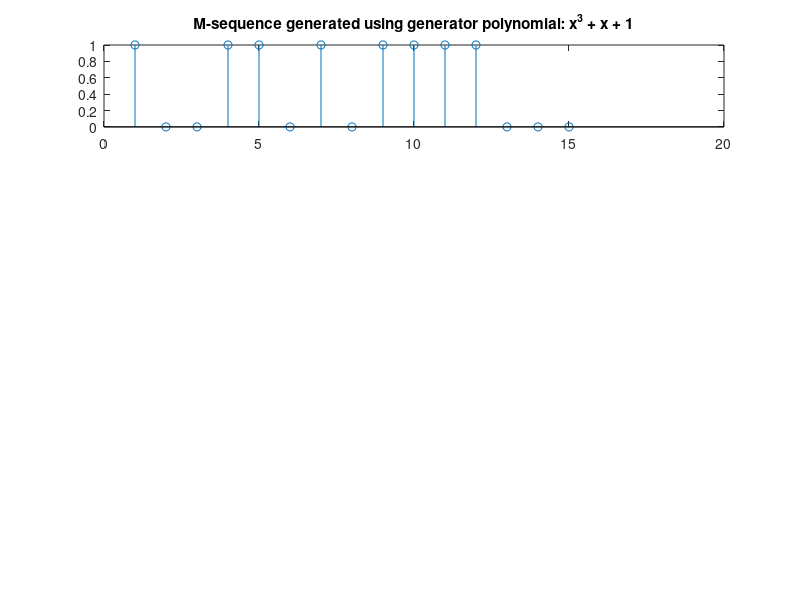

Source code (MATLAB):
clear all;
clc;
G = 15; % Code length
sd1 = [1 0 0 1]; % Initial state of shift register
pn1 = [];

for i = 1:G
    pn1 = [pn1 sd1(4)];
    if (sd1(3) == sd1(4))
        temp = 0;
    else
        temp = 1;
    end
    sd1(4) = sd1(3);
    sd1(3) = sd1(2);
    sd1(2) = sd1(1);
    sd1(1) = temp;
    
    disp(sd1);
end

subplot(4, 1, 1);
stem(pn1);
title("M-sequence generated using generator polynomial: x^3 + x + 1");